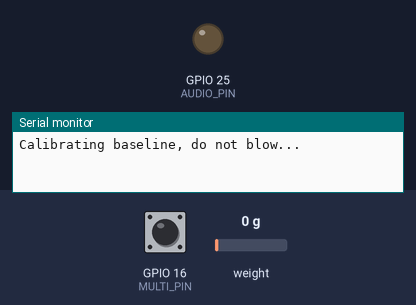
Bench run of a sketch on a simulated ESP32. Shown: output pins drawn as LEDs (lit = HIGH), the last lines printed to the serial monitor. Wiring (inferred from the names in the program): HX711 load-cell converter: data GPIO 32; SCK GPIO 33. The inputs (shaded band) are chosen by the test bench; at power-on: GPIO 16 (MULTI_PIN) HIGH, weight on the scale 0 g. Pins used as bus, display or sensor lines are not drawn.

Above: at 0.1 s.
At 10.5 s:
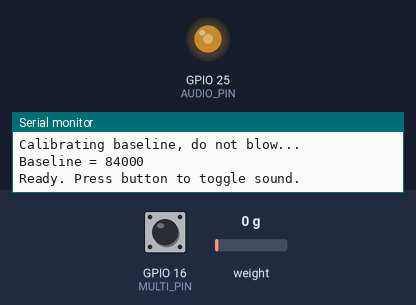
Timing chart, 0 to 12.0 s (numbered marks = the images above):
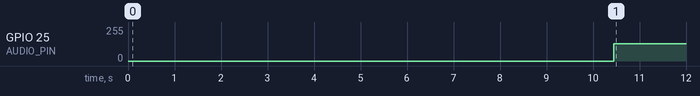

Measured:
- by itself, GPIO 25 (AUDIO_PIN): 0/255 → 128/255 at 10.5 s

The sketch:

workingBreathandSound.ino
```cpp
#include <Arduino.h>
#include <math.h>

#define AUDIO_PIN 25
#define HX_DOUT   32
#define HX_SCK    33

#define MULTI_PIN 16   // mute toggle button

//  Audio
const float sampleRate = 22050.0f;
const float fixedFrequency = 220.0f;
float phase = 0.0f;

float audioSmooth1 = 0.0f;
float audioSmooth2 = 0.0f;
float outputLevel = 0.0f;

//  Timing
unsigned long lastBreathPollMs = 0;
unsigned long breathPollIntervalMs = 25;
unsigned long lastBreathReadMs = 0;

//  Breath
float breathBaseline = 0.0f;
float targetBreathAmount = 0.0f;
float smoothedBreathAmount = 0.0f;

#define BREATH_MAX_COUNTS 100000.0f
#define BREATH_MIN_COUNTS   2000.0f
#define BREATH_TIMEOUT_MS    150

//  Mute Button
unsigned long debounceDelayMs = 25;

int multiStableState, multiRawState;
unsigned long multiLastChangeMs = 0;
bool instrumentOn = false;

//  HX710B
long readHX710BRaw() {
  if (digitalRead(HX_DOUT) == HIGH) return 0x7FFFFFFF;

  noInterrupts();

  long value = 0;
  for (int i = 0; i < 24; i++) {
    digitalWrite(HX_SCK, HIGH);
    delayMicroseconds(1);
    value = (value << 1) | (digitalRead(HX_DOUT) & 1);
    digitalWrite(HX_SCK, LOW);
    delayMicroseconds(1);
  }

  digitalWrite(HX_SCK, HIGH);
  delayMicroseconds(1);
  digitalWrite(HX_SCK, LOW);
  delayMicroseconds(1);

  interrupts();

  if (value & 0x800000) value |= 0xFF000000;
  return value;
}

//  Baseline calibration
void calibrateBreathBaseline() {
  long total = 0;
  int valid = 0;

  for (int i = 0; i < 100; i++) {
    unsigned long t0 = millis();
    while (digitalRead(HX_DOUT) == HIGH && millis() - t0 < 1000) {
      delay(1);
    }

    long r = readHX710BRaw();
    if (r != 0x7FFFFFFF) {
      total += r;
      valid++;
    }

    delay(10);
  }

  breathBaseline = (valid > 0) ? (float)(total / valid) : 0.0f;
  targetBreathAmount = 0.0f;
  smoothedBreathAmount = 0.0f;
  outputLevel = 0.0f;
  lastBreathReadMs = millis();

  Serial.print("Baseline = ");
  Serial.println((long)breathBaseline);
}

//  Breath update
void updateBreath() {
  long raw = readHX710BRaw();
  if (raw == 0x7FFFFFFF) return;

  float pressure = (float)raw - breathBaseline;
  if (pressure < 0.0f) pressure = 0.0f;

  if (pressure < BREATH_MIN_COUNTS) pressure = 0.0f;
  if (pressure > BREATH_MAX_COUNTS) pressure = BREATH_MAX_COUNTS;

  targetBreathAmount = pressure / BREATH_MAX_COUNTS;
  lastBreathReadMs = millis();
}

//  Mute toggle
void updateMultiButton() {
  int state = digitalRead(MULTI_PIN);

  if (state != multiRawState) {
    multiLastChangeMs = millis();
    multiRawState = state;
  }

  if (millis() - multiLastChangeMs > debounceDelayMs) {
    if (state != multiStableState) {
      multiStableState = state;

      if (multiStableState == LOW) {
        instrumentOn = !instrumentOn;
      }
    }
  }
}

void setup() {
  Serial.begin(115200);

  pinMode(HX_SCK, OUTPUT);
  pinMode(HX_DOUT, INPUT);
  digitalWrite(HX_SCK, LOW);

  pinMode(MULTI_PIN, INPUT_PULLUP);
  multiStableState = multiRawState = digitalRead(MULTI_PIN);

  Serial.println("Calibrating baseline, do not blow...");
  delay(500);
  calibrateBreathBaseline();
  Serial.println("Ready. Press button to toggle sound.");
}

void loop() {
  // update mute button
  updateMultiButton();

  // update breath
  if (millis() - lastBreathPollMs >= breathPollIntervalMs) {
    lastBreathPollMs = millis();

    if (digitalRead(HX_DOUT) == LOW) {
      updateBreath();
    }
  }

  // timeout
  if (millis() - lastBreathReadMs > BREATH_TIMEOUT_MS) {
    targetBreathAmount = 0.0f;
  }

  // smooth breath
  if (targetBreathAmount > smoothedBreathAmount)
    smoothedBreathAmount += 0.002f * (targetBreathAmount - smoothedBreathAmount);
  else
    smoothedBreathAmount += 0.010f * (targetBreathAmount - smoothedBreathAmount);

  if (smoothedBreathAmount < 0.001f) smoothedBreathAmount = 0.0f;

  // apply mute
  float targetLevel = instrumentOn ? smoothedBreathAmount : 0.0f;

  if (targetLevel > outputLevel)
    outputLevel += 0.003f * (targetLevel - outputLevel);
  else
    outputLevel += 0.020f * (targetLevel - outputLevel);

  if (outputLevel < 0.001f) outputLevel = 0.0f;

  // oscillator
  phase += (2.0f * PI * fixedFrequency / sampleRate);
  if (phase >= 2.0f * PI) phase -= 2.0f * PI;

  float sample =
    sinf(phase) +
    0.20f * sinf(2.0f * phase) +
    0.05f * sinf(3.0f * phase);

  sample *= outputLevel;

  // smoothing filter
  audioSmooth1 += 0.10f * (sample - audioSmooth1);
  audioSmooth2 += 0.06f * (audioSmooth1 - audioSmooth2);

  int dacValue = 128 + (int)(audioSmooth2 * 82.0f);
  if (dacValue < 0) dacValue = 0;
  if (dacValue > 255) dacValue = 255;

  dacWrite(AUDIO_PIN, dacValue);

  delayMicroseconds(45);
}
```
